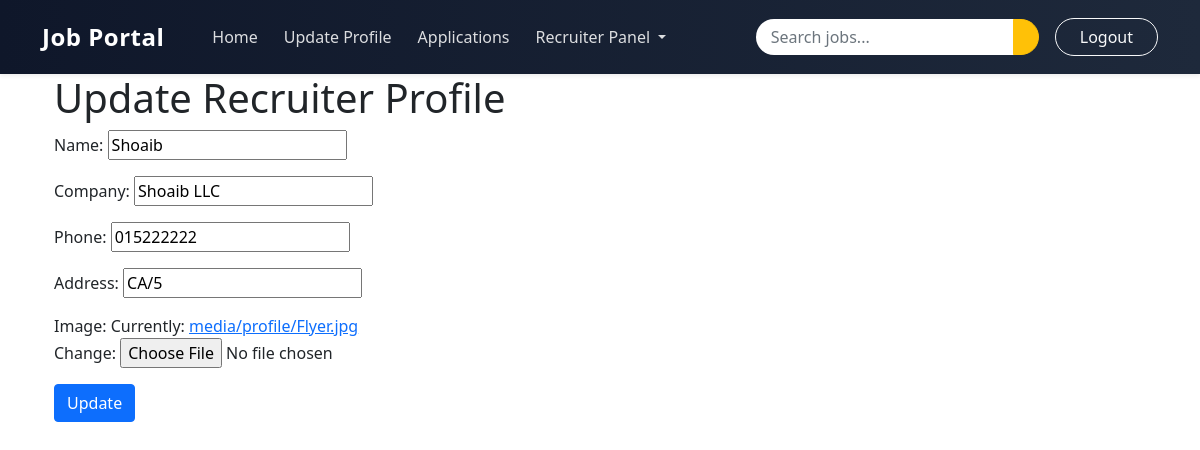
The page /recruiter/ (signed in) on the database its author committed.
### JobApp/models.py (models this page shows, shortened)
class RecruiterProfileModel(models.Model):
    user = models.OneToOneField(CustomuserModel, on_delete=models.CASCADE)
    name = models.CharField(null=True, max_length=50)
    company = models.CharField(null=True, max_length=50)
    phone = models.CharField(null=True, max_length=50)
    address = models.CharField(null=True, max_length=50)
    image = models.ImageField(upload_to="media/profile", max_length=None,null=True)

### JobApp/views.py (the view)
# urls.py: path('recruiter/',recruiterProfilePage,name='recruiter'),
@login_required
def recruiterProfilePage(request):
    try:
        recruiter = RecruiterProfileModel.objects.get(user=request.user)
    except RecruiterProfileModel.DoesNotExist:
        recruiter = RecruiterProfileModel.objects.create(user=request.user)
    if request.method == "POST":
        form = RecruiterProfileForm(request.POST,request.FILES, instance=recruiter)
        if form.is_valid():
            form.save()
            messages.success(request,"Profile Updated Successfully")
            return redirect("dashboard")
    form = RecruiterProfileForm(instance=recruiter)
    context = {
        'form':form,
        'btn':"Update",
        'form_title':"Update Recruiter Profile",
    }
    return render(request,'pages/baseForm.html',context)

### JobApp/forms.py
class RecruiterProfileForm(forms.ModelForm):
    class Meta:
        model = RecruiterProfileModel
        fields = '__all__'
        exclude = ['user']

### JobApp/templates/pages/baseForm.html (shortened to what this page needs)
{% extends 'base/base.html' %}
{% block body %}
<div class="container">
  <h1>{{form_title}}</h1>
    <form action="" method="post" enctype="multipart/form-data">
        {{form.as_p}}
        <input type="submit" value="{{btn}}" class="btn btn-primary">
    </form>
</div>
{% endblock body %}

### rows shown on the page
RecruiterProfileModel: name "Shoaib", company "Shoaib LLC", phone "015222222", address "CA/5"
